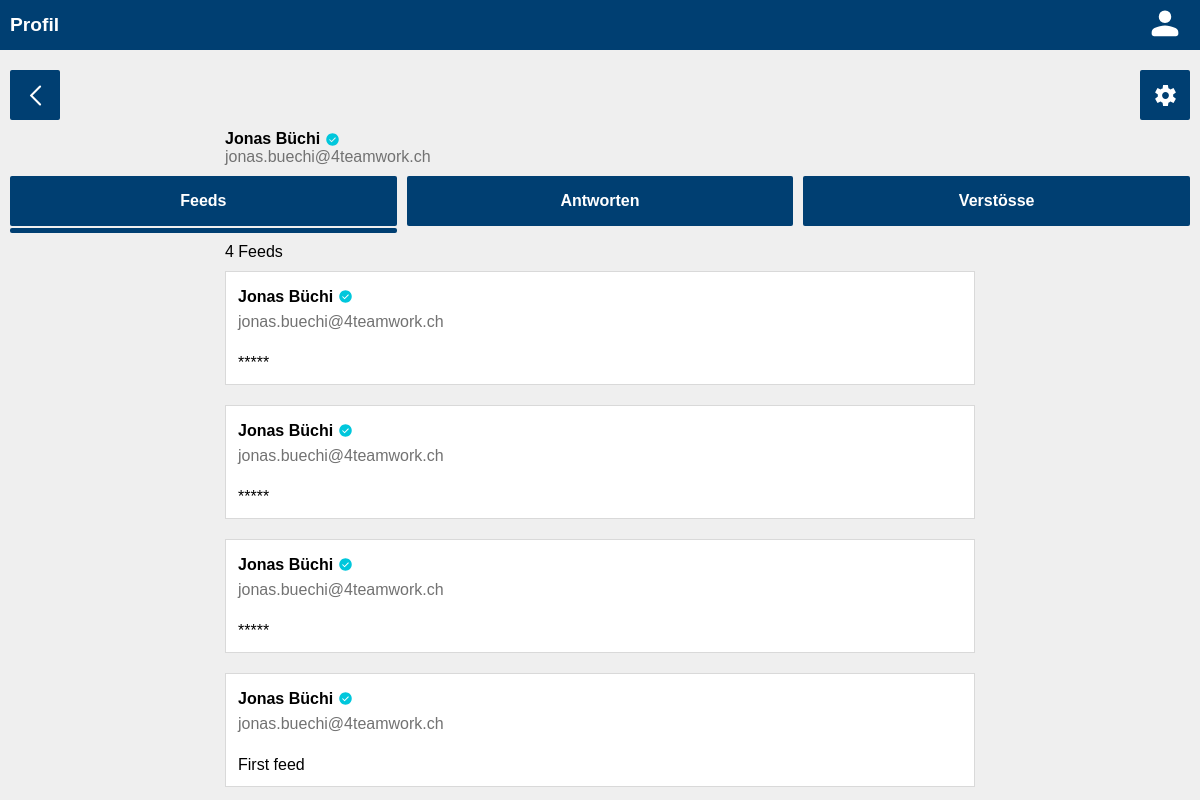
/users/14 (signed in), run on the app's committed database.
### authentication/models.py (models this page shows)
class User(AbstractUser):
    first_name = models.CharField(max_length=100, verbose_name="Vorname")
    last_name = models.CharField(max_length=100, verbose_name="Nachname")
    username = models.EmailField(unique=True, verbose_name="Benutzername")
    email = models.EmailField(unique=True, verbose_name="E-Mail Adresse")
    USERNAME_FIELD = "email"
    REQUIRED_FIELDS = ["username"]
    birthdate = models.DateField(null=True, verbose_name="Geburtsdatum")
    verified = models.BooleanField(null=True)
    role = models.ForeignKey(
        Role, on_delete=models.SET_NULL, related_name="roles", null=True, blank=True
    )

### feeds/models.py (models this page shows, shortened)
class Feed(models.Model):
    text = models.TextField(max_length=200)
    author = models.ForeignKey(
        User,
        on_delete=models.CASCADE,
        related_name="feeds",
    )
    class Meta:
        ordering = ["-id"]

### authentication/views.py (the view)
# urls.py: path("users/<slug:pk>", UserView.as_view(), name="user"),
class UserView(generic.DetailView):
    model = User
    template_name = "authentication/user.html"

### authentication/templates/authentication/user.html (shortened to what this page needs)
{% load static %}
<!DOCTYPE html>
<html lang="en">
<head>
    <link rel="stylesheet" href="{% static 'global.css' %}">
    <link rel="stylesheet" href="{% static 'header.css' %}">
    <link rel="stylesheet" href="{% static 'users.css' %}">
    <link rel="stylesheet" href="{% static 'style.css' %}">
    <link rel="stylesheet" href="{% static 'feeds.css' %}">
</head>
<body>
<header>
    <div class="grid-header">
        <h1 class="title">Profil</h1>
        <div class="profile">
            <a href="{% url 'user' request.user.id %}"><img src="{% static 'svgs/account.svg' %}" height="40px"/></a>
        </div>
    </div>
</header>
<main>
    {% if request.user.id == user.id or perms.authentication.view_user %}
        <div class="grid-buttons grid-buttons-user">
            <a href="{% url 'feeds' %}" class="crud-button back">
                <img src="{% static 'svgs/back.svg' %}" height="25px"/>
            </a>
            {% if request.user.id == user.id or perms.authentication.change_user %}
                <a href="{% url 'user_update' user.id %}" class="crud-button update">
                    <img src="{% static 'svgs/settings.svg' %}" height="25px"/>
                </a>
            {% endif %}
        </div>
        <div>
            <div class="user">
                <div class="fulname-container">
                    {% if user.first_name != "" and user.last_name %}
                        <p class="fulname">{{ user.first_name }} {{ user.last_name }}</p>
                    {% else %}
                        <p class="fulname">Unknown</p>
                    {% endif %}
                    {% if user %}
                        {% for group in user.groups.values %}
                            {% if group.name == "verified" %}
                                <img class="verify" src="{% static 'svgs/verified.svg' %}" height="15px"/>
                            {% endif %}
                        {% endfor %}
                    {% endif %}
                </div>
                <p class="email">{{ user.email }}</p>
            </div>
        </div>
        <div class="grid-tab feeds">
            <a class="tab">
                Feeds
            </a>
            <a href="{% url 'user_commentaries' user.id %}" class="tab replies">
                Antworten
            </a>
            <a href="{% url 'user_warns' user.id %}" class="tab warns">
                Verstösse
            </a>
            <div class="current">
            </div>
        </div>
        <div class="count">
            {% if user.feeds.count > 1 or user.feeds.count < 1 %}
                <p>{{ user.feeds.count }} Feeds</p>
            {% else %}
                <p>{{ user.feeds.count }} Feed</p>
            {% endif %}
        </div>
        <div class="grid-feeds">
        {% for feed in user.feeds.all %}
            {% if feed.author.id == user.id %}
                <a href={% url 'feed' feed.id %}>
                    <div class="card feed">
                        <div class="author">
                            <div class="fulname-container">
                                {% if feed.author.first_name != "" and feed.author.last_name != "" %}
                                    <p class="fulname">{{ feed.author.first_name }} {{ feed.author.last_name }}</p>
                                {% else %}
                                    <p class="fulname">Unknown</p>
                                {% endif %}
                                {% for group in feed.author.groups.values %}
                                    {% if group.name == "verified" %}
                                        <img class="verify" src="{% static 'svgs/verified.svg' %}" height="15px"/>
                                    {% endif %}
                                {% endfor %}
                            </div>
                            <p class="email">{{ feed.author.email }}</p>
                        </div>
                        <div class="text">
                            <p>{{ feed.text }}</p>
                        </div>
                    </div>
                </a>
            {% endif %}
        {% endfor %}
    {% else %}
        <div class="no-perm">
            <p>Zugriff verweigert</p>
        </div>
    {% endif %}
</main>
</body>

### authentication/static/global.css (style rules this page uses)
* { margin: 0; padding: 0; font-family: "Quicksand-Regular", sans-serif; }
html, body { height: 100%; background-color: #EFEFEF; }
main { position: relative; padding: 10px; }
a { color: #003f72; text-decoration: none; }

### authentication/static/header.css (style rules this page uses)
header { height: 50px; background-color: #003f72; color: white; font-weight: bold; padding: 0 10px; }
.grid-header { display: grid; grid-template-rows: 50px; grid-template-columns: 1fr 50px; grid-template-areas: "title profile"; }
header .title { grid-area: title; font-size: 1.2rem; display: flex; align-items: center; }
.profile { grid-area: profile; display: flex; justify-content: center; align-items: center; filter: invert(); }
.profile a { justify-content: center; align-items: center; }

### authentication/static/users.css (style rules this page uses)
.user { width: 100%; margin: 25px auto; }
.user .fulname-container { display: flex; align-items: center; }
.user .fulname { font-weight: bold; grid-area: fulname; display: flex; align-items: center; margin: 0 5px 0 0; }
.user .email { grid-area: email; display: flex; align-items: center; color: #727272 }
.grid-tab { display: grid; grid-gap: 2px 10px; grid-template-rows: 50px 5px; grid-template-columns: 1fr 1fr 1fr; grid-template-areas: "feeds replies warns" "current . ."; margin: 10px 0; }
.tab { display: flex; justify-content: center; align-items: center; background-color: #003f72; font-weight: bold; color: white; border-radius: 2px; }
.current { grid-area: current; background-color: #003f72; border-radius: 2px; }
.count { margin: 10px auto; }
@media screen and (min-width: 520px) { .user, .count, .grid-group { width: 500px; margin: 10px auto; } }
@media screen and (min-width: 770px) { .user, .count, .grid-group { width: 750px; } }

### authentication/static/style.css (style rules this page uses)
.card { border-color: #d9d9d9; border-width: 1px; border-style: solid; background-color: white; }

### feeds/static/feeds.css (style rules this page uses)
.grid-buttons { display: grid; grid-gap: 10px; grid-template-columns: 50px 1fr 50px 50px 50px; grid-template-rows: 50px; margin: 10px 0; }
.grid-buttons-user { grid-template-areas: "back . . . update"; }
.crud-button { cursor: pointer; display: flex; justify-content: center; align-items: center; color: white; font-size: 1.2rem; font-weight: bold; border-radius: 2px; }
.crud-button img { filter: invert(); }
.back { grid-area: back; background-color: #003f72; }
.update { grid-area: update; background-color: #003f72; }
.grid-feeds { display: grid; grid-gap: 20px; }
.feed { display: grid; grid-gap: 20px; grid-template-columns: 1fr; grid-template-rows: 50px 1fr; grid-template-areas: "author" "text"; padding: 12px; }
.feed a, .feed p, .commentary a, .commentary p { text-decoration: none; color: black; word-break: break-word; }
.feed .author { grid-area: author; display: grid; grid-template-rows: 1fr 1fr; grid-template-columns: 1fr 25px; grid-template-areas: "fulname-container" "email"; }
.verify { grid-area: verify; }
.author .fulname-container { font-weight: bold; grid-area: fulname-container; display: flex; align-items: center; }
.fulname { margin: 0 5px 0 0; }
.author .email { grid-area: email; display: flex; align-items: center; color: #727272 }
.feed .text { grid-area: text; }
@media screen and (min-width: 520px) { main > .grid-feeds, main > .grid-commentaries, main > .grid-warns { width: 500px; margin: 0 auto; } }
@media screen and (min-width: 770px) { main > .grid-feeds, main > .grid-commentaries, main > .grid-warns { width: 750px; } }

### data on the page
User: first_name "Jonas", last_name "Büchi", email "jonas.buechi@4teamwork.ch", feeds.count "4"
Feed: author.first_name "Jonas", author.last_name "Büchi", author.email "jonas.buechi@4teamwork.ch", text "*****"
Feed: author.first_name "Jonas", author.last_name "Büchi", author.email "jonas.buechi@4teamwork.ch", text "*****"
Feed: author.first_name "Jonas", author.last_name "Büchi", author.email "jonas.buechi@4teamwork.ch", text "*****"
Feed: author.first_name "Jonas", author.last_name "Büchi", author.email "jonas.buechi@4teamwork.ch", text "First feed"
